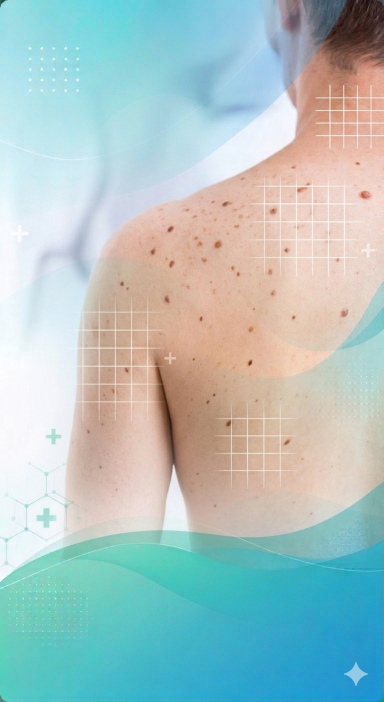
#> input picture assets/images/skin_bg.jpg, 768 x 1404 px (shown at 1/2 size)
$ python -i utils.py   (imports and definitions only)
#> lines starting #> are read from the running program, lines starting #| are printed output that depends on the picture
# utils.py
import cv2
import numpy as np
from config import IMAGENET_MEAN, IMG_SIZE


def dull_razor(image_bgr: np.ndarray, kernel_size: int = 17) -> np.ndarray:
    """Remove hair using DullRazor technique."""
    gray = cv2.cvtColor(image_bgr, cv2.COLOR_BGR2GRAY)
    kernel = cv2.getStructuringElement(cv2.MORPH_RECT, (kernel_size, kernel_size))
    blackhat = cv2.morphologyEx(gray, cv2.MORPH_BLACKHAT, kernel)
    _, mask = cv2.threshold(blackhat, 10, 255, cv2.THRESH_BINARY)
    return cv2.inpaint(image_bgr, mask, inpaintRadius=5, flags=cv2.INPAINT_TELEA)


def resize_with_padding(image_rgb: np.ndarray, target: int = IMG_SIZE) -> np.ndarray:
    """Resize image while keeping aspect ratio and pad with ImageNet mean color."""
    mean_255 = tuple(int(m * 255) for m in IMAGENET_MEAN)
    h, w = image_rgb.shape[:2]
    scale = target / max(h, w)
    nh, nw = int(h * scale), int(w * scale)

    resized = cv2.resize(image_rgb, (nw, nh), interpolation=cv2.INTER_CUBIC)
    canvas = np.full((target, target, 3), mean_255, dtype=np.uint8)

    pt = (target - nh) // 2
    pl = (target - nw) // 2
    canvas[pt:pt + nh, pl:pl + nw] = resized
    return canvas


def apply_clahe(image_rgb: np.ndarray, clip_limit: float = 2.0, tile_grid: tuple = (8, 8)) -> np.ndarray:
    """Apply CLAHE contrast enhancement."""
#> called with clip_limit = 2, tile_grid = (8, 8)
    lab = cv2.cvtColor(image_rgb, cv2.COLOR_RGB2LAB)
#> lab: shape (1404, 768, 3); mean of channels 0, 1, 2 198.5, 122.6, 127.1
    l, a, b = cv2.split(lab)
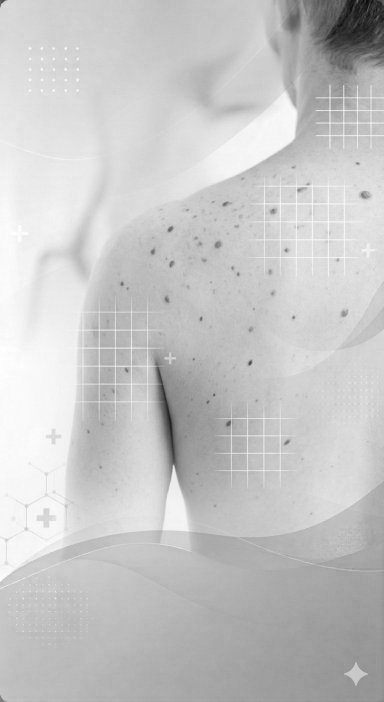
#> l: shape (1404, 768) (shown at 1/2 size); min 7, max 255, mean 198.5
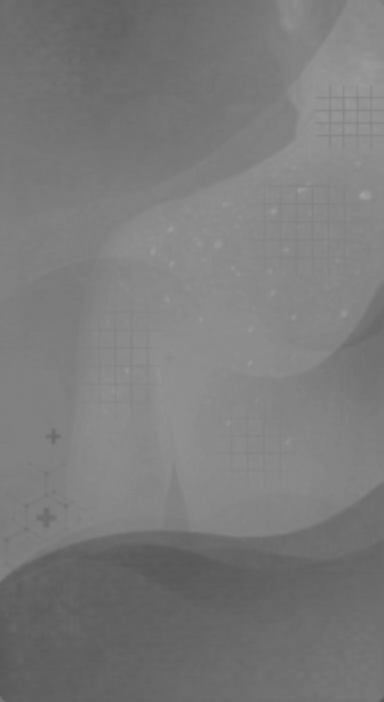
#> a: shape (1404, 768) (shown at 1/2 size); min 87, max 162, mean 122.6
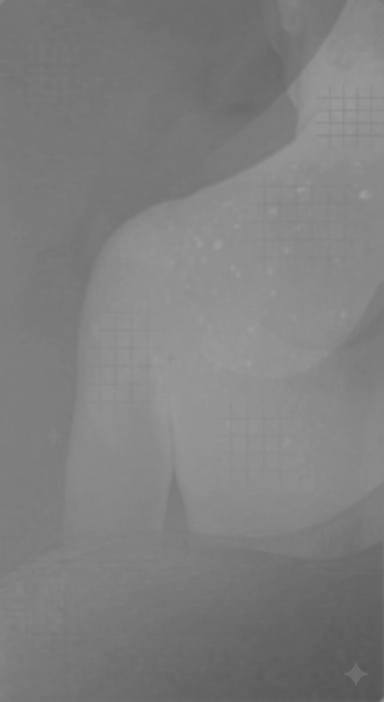
#> b: shape (1404, 768) (shown at 1/2 size); min 85, max 158, mean 127.1
    clahe = cv2.createCLAHE(clipLimit=clip_limit, tileGridSize=tile_grid)
    l_eq = clahe.apply(l)
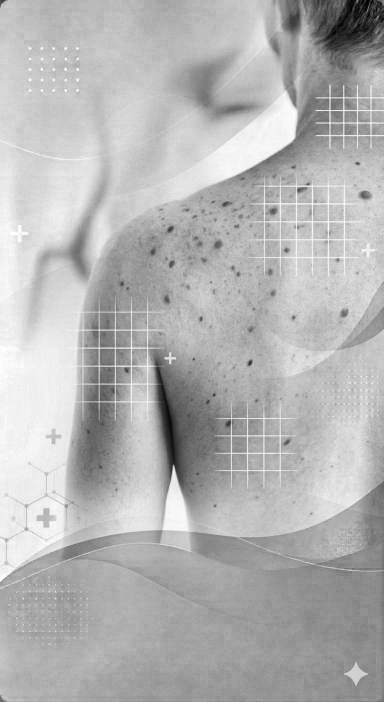
#> l_eq: shape (1404, 768) (shown at 1/2 size); min 1, max 255, mean 179.8
    return cv2.cvtColor(cv2.merge((l_eq, a, b)), cv2.COLOR_LAB2RGB)
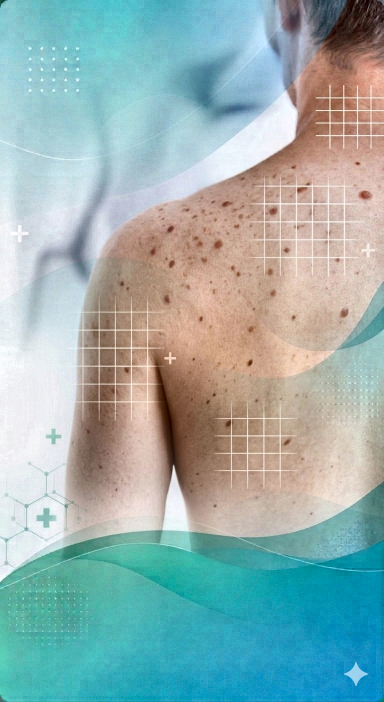
#> returned value: shape (1404, 768, 3) (shown at 1/2 size); mean R, G, B 149.8, 175.8, 174.9


def find_image_path(img_id: str, dir1, dir2) -> str:
    """Find image in either part_1 or part_2 folder."""
    for directory in [dir1, dir2]:
        path = os.path.join(directory, img_id + '.jpg')
        if os.path.exists(path):
            return path
    return os.path.join(dir1, img_id + '.jpg')  # fallback

>>> import cv2
>>> picture = cv2.cvtColor(cv2.imread('../../../assets/images/skin_bg.jpg'), cv2.COLOR_BGR2RGB)
>>> result = apply_clahe(picture)

$ run again, on assets/images/doctor.PNG
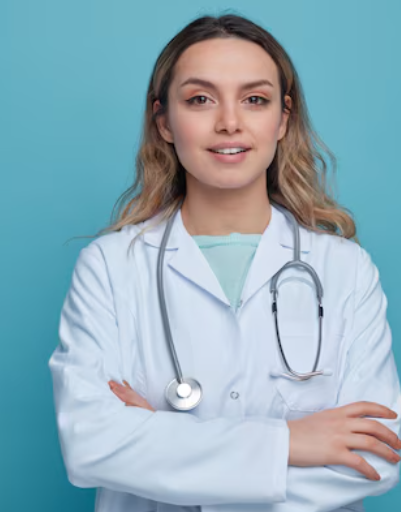
#> input picture assets/images/doctor.PNG, 401 x 512 px
#> lab: shape (512, 401, 3); mean of channels 0, 1, 2 176.3, 122.4, 119.5
#> in apply_clahe, `l_eq = clahe.apply(l)`:
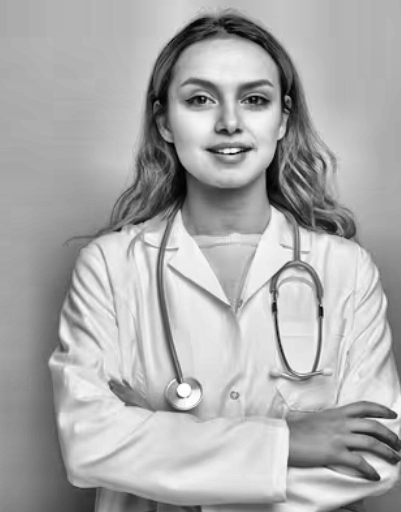
#> l_eq: shape (512, 401); min 0, max 255, mean 171.6
#> in apply_clahe, `return cv2.cvtColor(cv2.merge((l_eq, a, b)), cv2.COLOR_LAB2RGB)`:
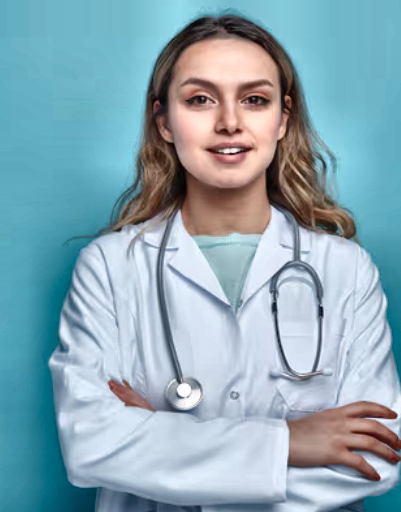
#> returned value: shape (512, 401, 3); mean R, G, B 138.7, 168.8, 180.6

$ run again, on assets/images/mel1.PNG
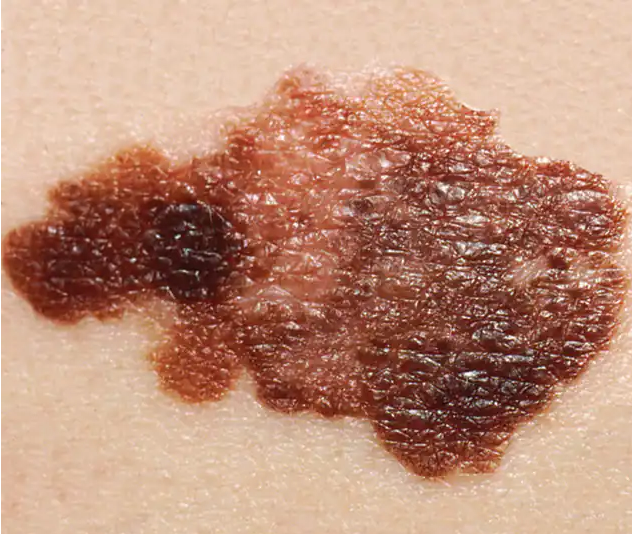
#> input picture assets/images/mel1.PNG, 632 x 534 px
#> lab: shape (534, 632, 3); mean of channels 0, 1, 2 160.1, 143.5, 147.3
#> in apply_clahe, `l_eq = clahe.apply(l)`:
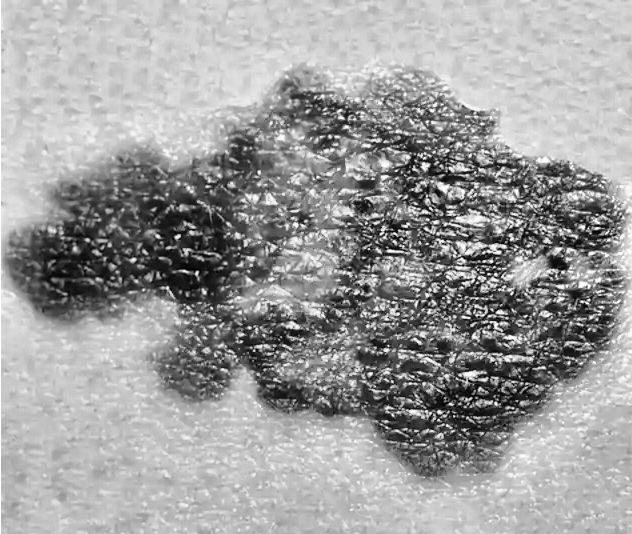
#> l_eq: shape (534, 632); min 2, max 255, mean 156.9
#> in apply_clahe, `return cv2.cvtColor(cv2.merge((l_eq, a, b)), cv2.COLOR_LAB2RGB)`:
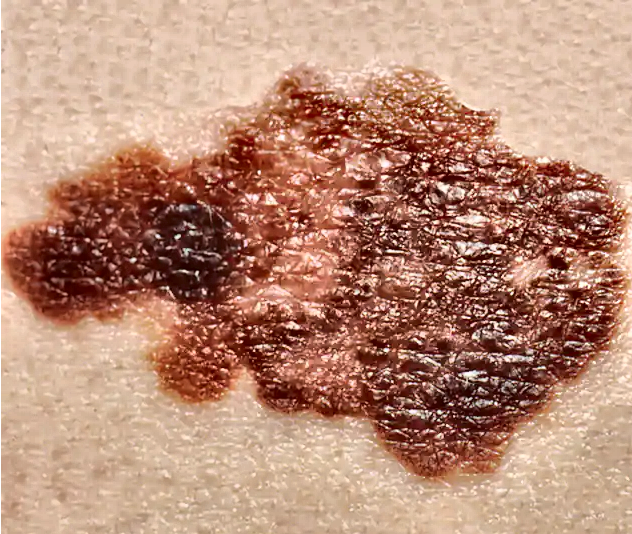
#> returned value: shape (534, 632, 3); mean R, G, B 185.6, 139.7, 118.4
